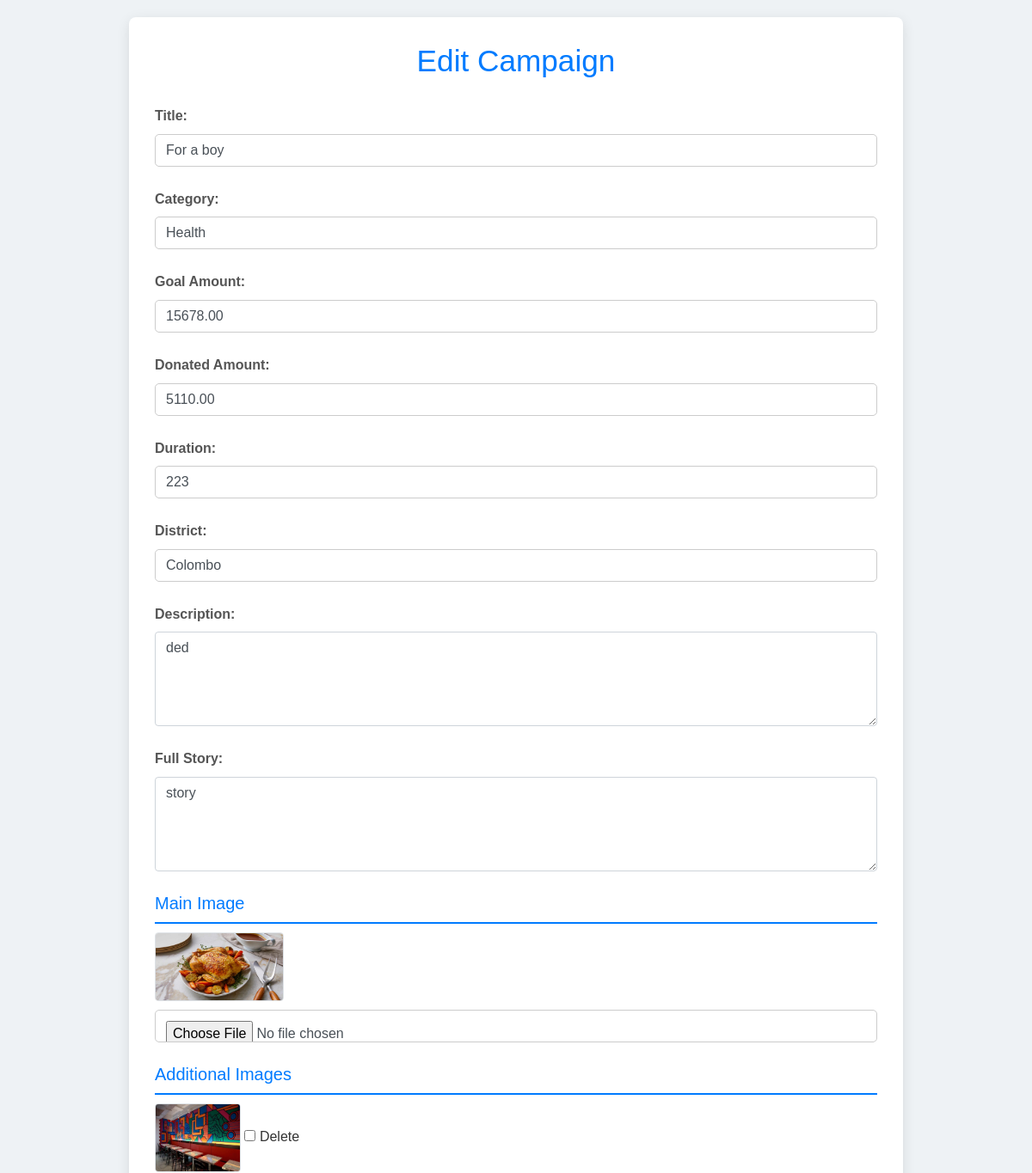
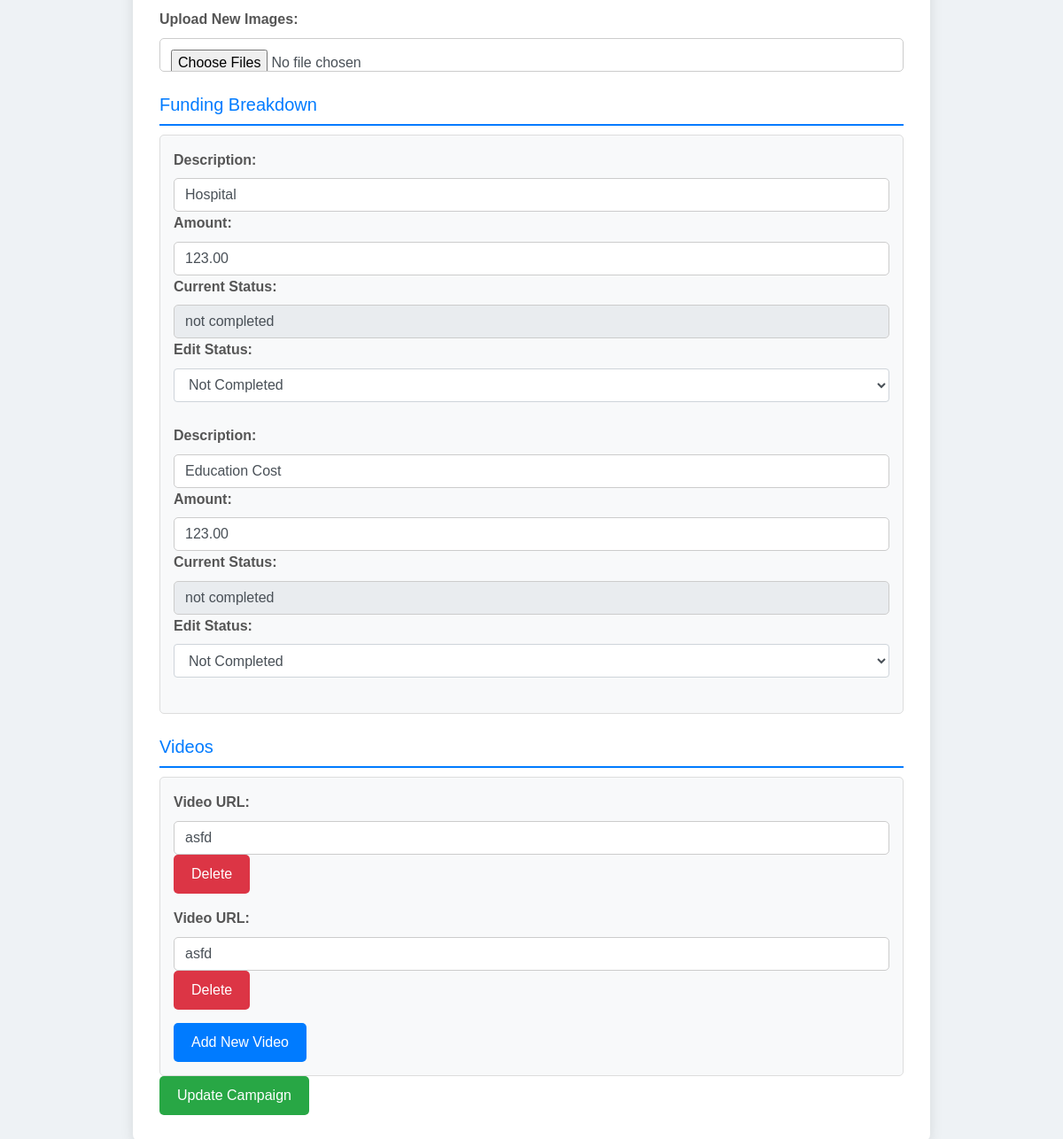
Screenshot of /edit_campaigns.php?campaign_id=1 with the database file from the repository (2 pictures, top to bottom).
### tables this page shows
CREATE TABLE `campaigns` (
  `campaign_id` int(11) NOT NULL,
  `title` varchar(255) NOT NULL,
  `category` varchar(100) NOT NULL,
  `goal_amount` decimal(15,2) NOT NULL,
  `donate_amount` decimal(10,2) NOT NULL DEFAULT 0.00,
  `duration` int(11) NOT NULL,
  `district` enum('Ampara','Anuradhapura','Badulla','Batticaloa','Colombo','Galle','Gampaha','Hambantota','Jaffna','Kalutara','Kandy','Kegalle','Kilinochchi','Kurunegala','Mannar','Matale','Matara','Monaragala','Mullaitivu','Nuwara Eliya','Polonnaruwa','Puttalam','Ratnapura','Trincomalee','Vavuniya') NOT NULL,
  `description` text NOT NULL,
  `campaign_full_story` varchar(700) NOT NULL,
  `images` varchar(255) NOT NULL,
  `normal_user_id` int(11) DEFAULT NULL,
  `organization_id` int(11) DEFAULT NULL,
  `created_at` timestamp NOT NULL DEFAULT current_timestamp(),
  `campaign_status` enum('pending','approved','cancelled') NOT NULL DEFAULT 'pending'
);

CREATE TABLE `campaign_additional_images` (
  `image_id` int(11) NOT NULL,
  `campaign_id` int(11) DEFAULT NULL,
  `image_url` varchar(255) NOT NULL
);

CREATE TABLE `funding_breakdown` (
  `breakdown_id` int(11) NOT NULL,
  `campaign_id` int(11) NOT NULL,
  `item_description` varchar(255) NOT NULL,
  `amount` decimal(15,2) NOT NULL,
  `status` enum('completed','not completed','processing') NOT NULL DEFAULT 'not completed'
);

CREATE TABLE `campaign_videos` (
  `video_id` int(11) NOT NULL,
  `campaign_id` int(11) DEFAULT NULL,
  `video_url` varchar(255) NOT NULL
);

### edit_campaigns.php (the view, shortened to what this page needs)
<?php
include 'db.php';
if (isset($_GET['campaign_id'])) {
    $campaign_id = $_GET['campaign_id'];
    $stmt = $conn->prepare("SELECT * FROM campaigns WHERE campaign_id = ?");
    $stmt->bind_param("i", $campaign_id);
    $stmt->execute();
    $campaign = $stmt->get_result()->fetch_assoc();
    $result_images = $conn->query("SELECT * FROM campaign_additional_images WHERE campaign_id = $campaign_id");
$result_breakdown = $conn->query("SELECT * FROM funding_breakdown WHERE campaign_id = $campaign_id");
    $result_videos = $conn->query("SELECT * FROM campaign_videos WHERE campaign_id = $campaign_id");
} else {
    die("Campaign ID not provided.");
}
?>
<!DOCTYPE html>
<html lang="en">
<head>
    <link rel="stylesheet" href="https://stackpath.bootstrapcdn.com/bootstrap/4.5.2/css/bootstrap.min.css">
</head>
<body>
<div class="container">
    <h2>Edit Campaign</h2>
    <form method="POST" enctype="multipart/form-data">
        <div class="form-group">
            <label for="title">Title:</label>
            <input type="text" name="title" class="form-control" value="<?php echo htmlspecialchars($campaign['title']); ?>" required>
        </div>
        <div class="form-group">
            <label for="category">Category:</label>
            <input type="text" name="category" class="form-control" value="<?php echo htmlspecialchars($campaign['category']); ?>" required>
        </div>
        <div class="form-group">
            <label for="goal_amount">Goal Amount:</label>
            <input type="number" step="0.01" name="goal_amount" class="form-control" value="<?php echo htmlspecialchars($campaign['goal_amount']); ?>" required>
        </div>
        <div class="form-group">
            <label for="donate_amount">Donated Amount:</label>
            <input type="number" step="0.01" name="donate_amount" class="form-control" value="<?php echo htmlspecialchars($campaign['donate_amount']); ?>" required>
        </div>
        <div class="form-group">
            <label for="duration">Duration:</label>
            <input type="text" name="duration" class="form-control" value="<?php echo htmlspecialchars($campaign['duration']); ?>" required>
        </div>
        <div class="form-group">
            <label for="district">District:</label>
            <input type="text" name="district" class="form-control" value="<?php echo htmlspecialchars($campaign['district']); ?>" required>
        </div>
        <div class="form-group">
            <label for="description">Description:</label>
            <textarea name="description" class="form-control" rows="4" required><?php echo htmlspecialchars($campaign['description']); ?></textarea>
        </div>
        <div class="form-group">
            <label for="campaign_full_story">Full Story:</label>
            <textarea name="campaign_full_story" class="form-control" rows="4" required><?php echo htmlspecialchars($campaign['campaign_full_story']); ?></textarea>
        </div>
        <h5>Main Image</h5>
        <div class="form-group image-preview">
            <img src="<?php echo htmlspecialchars($campaign['images']); ?>" alt="Main Image" style="width: 150px; border-radius: 4px; margin-bottom: 10px;">
            <input type="file" name="main_image" class="form-control">
        </div>
        <h5>Additional Images</h5>
        <div class="image-preview">
            <?php while ($image = $result_images->fetch_assoc()): ?>
                <div style="margin-bottom: 10px;">
                    <img src="<?php echo htmlspecialchars($image['image_url']); ?>" alt="Additional Image" style="width: 100px; border-radius: 4px;">
                    <input type="checkbox" name="delete_images[]" value="<?php echo $image['image_id']; ?>"> Delete
                </div>
            <?php endwhile; ?>
        </div>
        <div class="form-group">
            <label for="additional_images">Upload New Images:</label>
            <input type="file" name="additional_images[]" class="form-control" multiple>
        </div>
        <h5>Funding Breakdown</h5>
<div id="funding-breakdown">
    <?php while ($breakdown = $result_breakdown->fetch_assoc()): ?>
        <div class="form-group">
            <label for="breakdown_description">Description:</label>
            <input type="text" name="breakdown_description[]" class="form-control" value="<?php echo htmlspecialchars($breakdown['item_description']); ?>">
            <label for="breakdown_amount">Amount:</label>
            <input type="number" step="0.01" name="breakdown_amount[]" class="form-control" value="<?php echo htmlspecialchars($breakdown['amount']); ?>">
            <label for="breakdown_status">Current Status:</label>
            <input type="text" name="breakdown_status_readonly" class="form-control" value="<?php echo htmlspecialchars($breakdown['status']); ?>" readonly>
            <label for="breakdown_status_edit">Edit Status:</label>
            <select name="breakdown_status[]" class="form-control">
                <option value="not completed" <?php echo ($breakdown['status'] == 'not completed') ? 'selected' : ''; ?>>Not Completed</option>
            </select>
        </div>
    <?php endwhile; ?>
</div>
        <h5>Videos</h5>
        <div id="video-section">
            <?php while ($video = $result_videos->fetch_assoc()): ?>
                <div class="form-group">
                    <label for="video_url">Video URL:</label>
                    <input type="text" name="video_url[]" class="form-control" value="<?php echo htmlspecialchars($video['video_url']); ?>">
                    <button type="button" class="btn btn-danger" onclick="removeVideo(this)">Delete</button>
                </div>
            <?php endwhile; ?>
            <button type="button" class="btn btn-primary" onclick="addVideo()">Add New Video</button>
        </div>
        <button type="submit" class="btn btn-success">Update Campaign</button>
    </form>
</div>
</body>
</html>

### edit_campaigns.php (style rules this page uses)
body { font-family: 'Arial', sans-serif; background-color: #eef2f5; color: #333; padding: 20px; line-height: 1.6; }
.container { max-width: 900px; margin: 0 auto; background-color: #ffffff; border-radius: 8px; box-shadow: 0 4px 15px rgba(0, 0, 0, 0.1); padding: 30px; }
h2 { text-align: center; font-size: 2.2em; color: #007bff; margin-bottom: 30px; }
.form-group { margin-bottom: 25px; }
label { font-weight: bold; margin-bottom: 8px; display: block; color: #555; }
input[type="text"], input[type="number"], textarea, input[type="file"] { border: 1px solid #ccc; border-radius: 5px; padding: 12px; width: 100%; transition: border-color 0.3s; box-sizing: border-box; }
.image-preview { display: flex; flex-wrap: wrap; margin-top: 10px; }
.image-preview div { margin-right: 15px; margin-bottom: 15px; position: relative; }
.image-preview img { width: 120px; height: 80px; border-radius: 5px; border: 1px solid #dee2e6; }
.btn { border-radius: 5px; padding: 10px 20px; font-size: 16px; transition: background-color 0.3s, transform 0.2s; cursor: pointer; border: none; color: #ffffff; }
.btn-primary { background-color: #007bff; }
.btn-danger { background-color: #dc3545; }
.btn-success { background-color: #28a745; }
h5 { margin-top: 25px; color: #007bff; border-bottom: 2px solid #007bff; padding-bottom: 10px; }
#funding-breakdown, #video-section { background-color: #f8f9fa; border: 1px solid #ddd; border-radius: 5px; padding: 15px; margin-top: 10px; }
#video-section .form-group { margin-bottom: 15px; }

### rows the page displays
campaigns: title "For a boy", category "Health", goal_amount "15678.00", donate_amount "5110.00", duration "223", district "Colombo", description "ded", campaign_full_story "story", images (picture)
campaign_additional_images: image_url (picture)
funding_breakdown: item_description "Hospital", amount "123.00", breakdown_status_readonly "not completed", status "Not Completed"
funding_breakdown: item_description "Education Cost", amount "123.00", breakdown_status_readonly "not completed", status "Not Completed"
campaign_videos: video_url "asfd"
campaign_videos: video_url "asfd"
